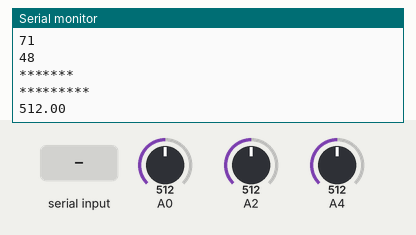
Recording of a sketch running on a simulated Arduino Uno, built for the host (arithmetic inside an expression is 32-bit, double 64-bit). Parts: the last lines printed to the serial monitor. The test bench sets the inputs (shaded band); at power-on: A0 = 512, A2 = 512, A4 = 512.

Above: at 1.2 s.
1.3 s: A0 set to 716
At 2.1 s:
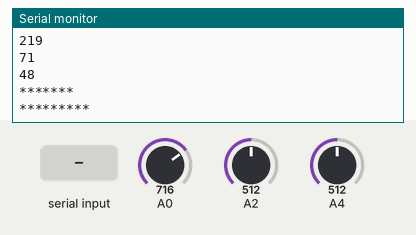
2.8 s: A2 set to 716
At 3.5 s:
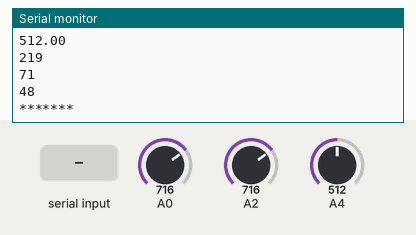
4.3 s: A4 set to 306
5.8 s: "90,45\n" received over the second serial link
7.3 s: "30,150\n" received over the second serial link
8.8 s: A0 set to 900
Timing chart, 0 to 11.3 s (numbered marks = the images above; inputs shaded):
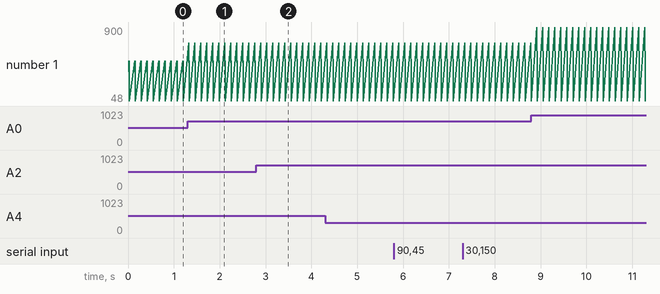

Measured:
- after the input at 1.3 s, the serial monitor: prints a new line at once (image 1)
- after the input at 2.8 s, the serial monitor: prints a new line after 0.11 s (image 2)

The sketch:

Arduino.ino
```cpp
#include <SoftwareSerial.h>
int sensorvalue;
SoftwareSerial serial(9, 10);
SoftwareSerial s(5, 6);
void setup()
{
  Serial.begin(9600);
  serial.begin(9600);
  s.begin(9600);
  pinMode(A0,INPUT);
  pinMode(A2,INPUT);
  pinMode(A4,INPUT);
}
float p = 0.0;
float t = 0.0;
float t1 = 0.0;
float b = 0.0;
void loop()
{
  Serial.println(pulse());
  Serial.println(temp());
  Serial.println(beat());
  bp();
  Serial.println("*********");

}
float pulse()
{
  delay(20);
  p = analogRead(A0);
  s.write(p);
  return p;
}
float temp()
{
  delay(10);
  t = analogRead(A2);
  t1=(5.0*t*1000.0)/(1024*10);
  s.write(t1);
  return t1;
}
float beat()
{

  b = analogRead(A4);
  s.write(b);
  return b;
}
float bp()
{
   char serialData[30];
   int lf = 10;
   unsigned char read1,read2,read3;

   while(serial.available())
   {
     serial.readBytesUntil(lf,serialData, 15);
   }

   read1 = ((serialData[1]-'0')*100) + ((serialData[2]-'0')*10) +(serialData[3]-'0');
   read2 = ((serialData[6]-'0')*100) + ((serialData[7]-'0')*10) +(serialData[8]-'0');
   read3 = ((serialData[11]-'0')*100) + ((serialData[12]-'0')*10) +(serialData[13]-'0');

   Serial.println(int(read1));
   Serial.println(int(read2));
   Serial.println(int(read3));
   Serial.println("*******");
   s.write(int(read1));
   s.write(int(read2));
   s.write(int(read3));

   delay(100);

   Serial.flush();
   serial.flush();
}
```
